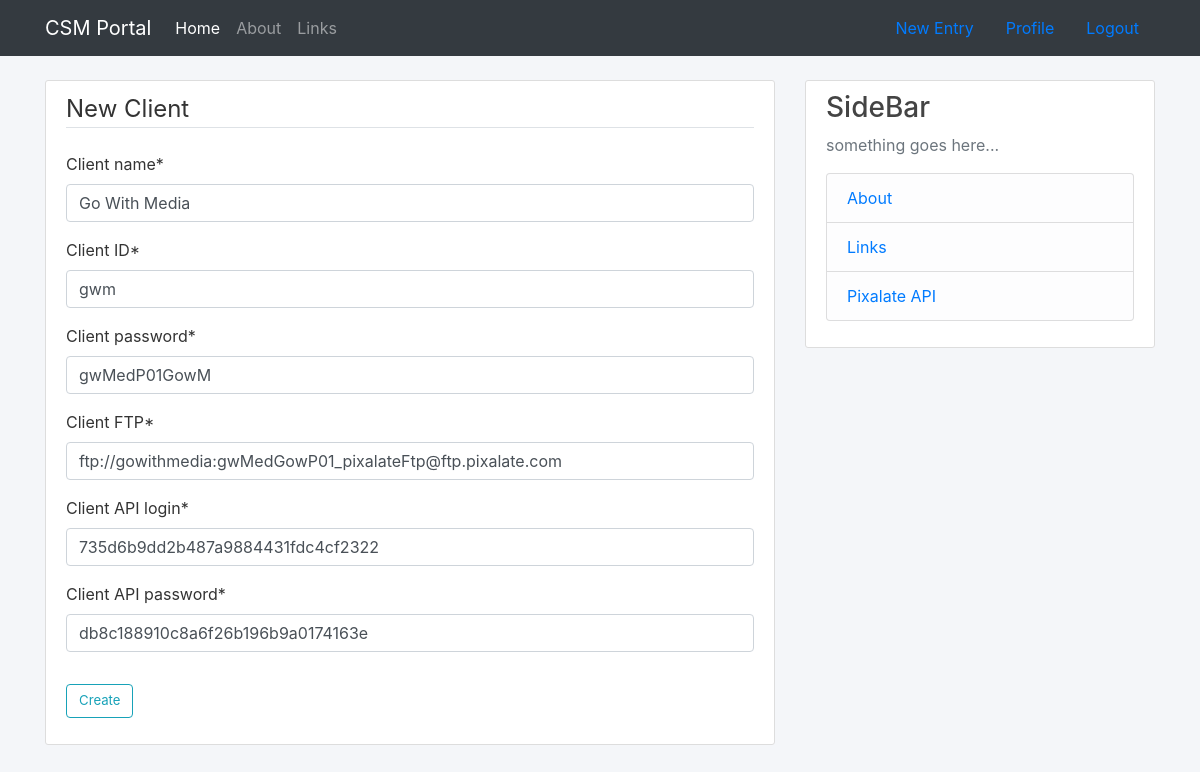
/client/2/update/ (signed in), run on the app's committed database.
### clients/models.py (models this page shows, shortened)
class Post(models.Model):
    client_name = models.CharField(max_length=100)
    client_ID = models.CharField(max_length=100)
    client_password = models.CharField(max_length=100)
    client_FTP = models.CharField(max_length=100)
    client_API_login = models.CharField(max_length=100)
    client_API_password = models.CharField(max_length=100)
    date_posted = models.DateTimeField(default=timezone.now)
    author = models.ForeignKey(User, on_delete=models.CASCADE)

### clients/views.py (the view, shortened to what this page needs)
# urls.py: path('client/<int:pk>/update/', PostUpdateView.as_view(), name="post-update"),
class PostUpdateView(LoginRequiredMixin, UserPassesTestMixin, UpdateView):
    model = Post
    fields = [
        'client_name',
        'client_ID',
        'client_password',
        'client_FTP',
        'client_API_login',
        'client_API_password',
    ]
    def test_func(self):
        post = self.get_object()
        if self.request.user == post.author:
            return True
        return False

### clients/templates/clients/post_form.html (shortened to what this page needs)
{% extends 'clients/base.html' %}
{% load crispy_forms_tags %}
{% block content %}
<div class="content-section">
    <form method="POST">
        <fieldset class="form-group">
            <legend class="border-bottom mb-4">New Client</legend>
            {{ form|crispy }}
        </fieldset>
        <div class="form-group">
            <button class="btn btn-outline-info" type="submit">Create</button>
        </div>
    </form>
</div>
{% endblock content %}

### clients/static/clients/main.css (style rules this page uses)
body { background: #F4F6F9; color: #333333; }
.content-section { background: #ffffff; padding: 10px 20px; border: 1px solid #dddddd; border-radius: 3px; margin-bottom: 20px; }
.btn { font-size: 0.825rem; }

### data on the page
Post: client_name "Go With Media", client_ID "gwm", client_password "gwMedP01GowM", client_FTP "ftp://gowithmedia:gwMedGowP01_pixalateFtp@ftp.pixalate.com", client_API_login "735d6b9dd2b487a9884431fdc4cf2322", client_API_password "db8c188910c8a6f26b196b9a0174163e"
